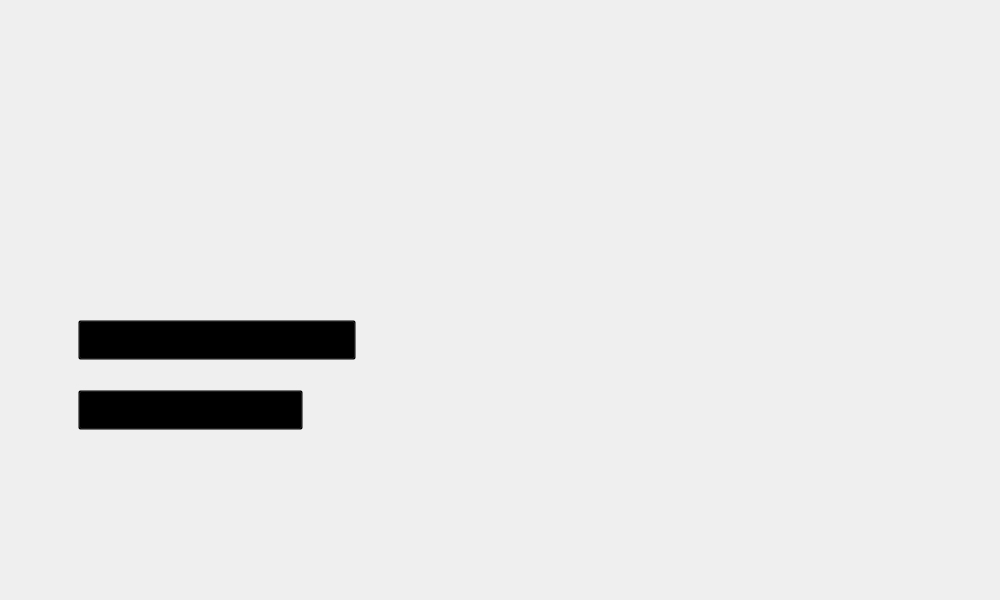
<?xml version="1.0" encoding="UTF-8"?>
<ui version="4.0">
 <class>M_Perdeu</class>
 <widget class="QMainWindow" name="M_Perdeu">
  <property name="geometry">
   <rect>
    <x>0</x>
    <y>0</y>
    <width>1000</width>
    <height>600</height>
   </rect>
  </property>
  <property name="minimumSize">
   <size>
    <width>1000</width>
    <height>600</height>
   </size>
  </property>
  <property name="maximumSize">
   <size>
    <width>1000</width>
    <height>600</height>
   </size>
  </property>
  <property name="windowTitle">
   <string>Você Perdeu</string>
  </property>
  <property name="windowIcon">
   <iconset>
    <normaloff>../image/toy_freddy.png</normaloff>../image/toy_freddy.png</iconset>
  </property>
  <widget class="QWidget" name="centralwidget">
   <widget class="QLabel" name="lb_background">
    <property name="geometry">
     <rect>
      <x>0</x>
      <y>0</y>
      <width>1000</width>
      <height>600</height>
     </rect>
    </property>
    <property name="text">
     <string/>
    </property>
    <property name="pixmap">
     <pixmap>../screen/perdeu_memoria.png</pixmap>
    </property>
    <property name="scaledContents">
     <bool>true</bool>
    </property>
   </widget>
   <widget class="QPushButton" name="btn_mperdeuNovamente">
    <property name="geometry">
     <rect>
      <x>78</x>
      <y>320</y>
      <width>278</width>
      <height>40</height>
     </rect>
    </property>
    <property name="cursor">
     <cursorShape>PointingHandCursor</cursorShape>
    </property>
    <property name="styleSheet">
     <string notr="true">background: transparent;</string>
    </property>
    <property name="text">
     <string/>
    </property>
   </widget>
   <widget class="QPushButton" name="btn_mperdeuMenu">
    <property name="geometry">
     <rect>
      <x>78</x>
      <y>390</y>
      <width>225</width>
      <height>40</height>
     </rect>
    </property>
    <property name="cursor">
     <cursorShape>PointingHandCursor</cursorShape>
    </property>
    <property name="styleSheet">
     <string notr="true">background: transparent;</string>
    </property>
    <property name="text">
     <string/>
    </property>
   </widget>
  </widget>
 </widget>
 <resources/>
 <connections/>
</ui>
